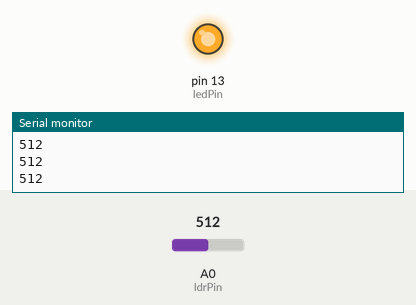
Recording of a sketch running on a simulated Arduino Uno, built with avr-gcc and run on an emulated ATmega328P. Shown: output pins drawn as LEDs (lit = HIGH), the last lines printed to the serial monitor. The test bench sets the inputs (shaded band); at power-on: A0 (ldrPin) = 512.

Above: at 1.2 s.
1.3 s: A0 (ldrPin) set to 22
2.8 s: A0 (ldrPin) set to 18
At 3.6 s:
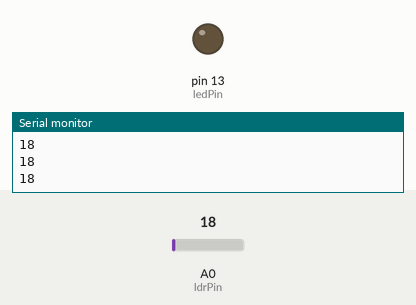
4.3 s: A0 (ldrPin) set to 58
5.8 s: A0 (ldrPin) set to 71
At 7.0 s:
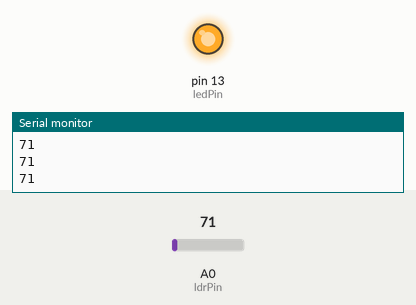
7.3 s: A0 (ldrPin) set to 10
At 8.3 s:
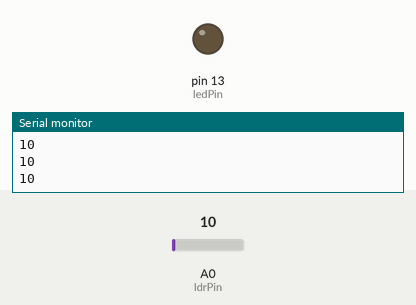
Timing chart, 0 to 9.8 s (numbered marks = the images above; inputs shaded):
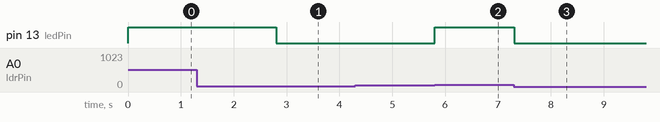

Measured:
- the behaviour switches between 20 and 19 on A0 (ldrPin) (found by bisection; images 0 and 1)
- the behaviour switches between 65 and 66 on A0 (ldrPin) (found by bisection; images 1 and 2)
- after the input at 2.8 s, pin 13 (ledPin): HIGH → LOW at once
- after the input at 5.8 s, pin 13 (ledPin): LOW → HIGH at once
- after the input at 7.3 s, pin 13 (ledPin): HIGH → LOW at once

The sketch:

lesson4a.ino
```cpp
 // set pin numbers:
const int ldrPin = A0;       // value of ldr sensor Pin
const int ledPin = 13;      // the number of the LED pin
int ldrReading;              // raw reading from the ldr sensor


void setup() {
  pinMode(ledPin, OUTPUT);    // initialize the LED pin as an output
  pinMode(ldrPin, INPUT);     // initialize the ldr sensor pin as an input
  Serial.begin(9600);         // initialize serial port
}

void loop() {
    ldrReading = analogRead(ldrPin);  // set raw reading from the sensor to a variable
    Serial.println(ldrReading);       // print the raw values to serial console

/*
 * if the sensors reading is under 500; keep the led off
 * if it's over 500; turn the led on
*/

  if (ldrReading < 20)
  {
      digitalWrite(ledPin, LOW);
  }
  else if (ldrReading > 65)
  {
      digitalWrite(ledPin, HIGH);
  }
}
```

lesson4a.c
```cpp
 // set pin numbers:
const int ldrPin = A0;       // value of ldr sensor Pin
const int ledPin = 13;      // the number of the LED pin
int ldrReading;              // raw reading from the ldr sensor


void setup() {
  pinMode(ledPin, OUTPUT);    // initialize the LED pin as an output
  pinMode(ldrPin, INPUT);     // initialize the ldr sensor pin as an input
  Serial.begin(9600);         // initialize serial port
}

void loop() {
    ldrReading = analogRead(ldrPin);  // set raw reading from the sensor to a variable
    Serial.println(ldrReading);       // print the raw values to serial console

/*
 * if the sensors reading is under 20; keep the led off
 * if it's over 65; turn the led on
*/

  if (ldrReading < 20)
  {
      digitalWrite(ledPin, LOW);
  }
  else if (ldrReading > 65)
  {
      digitalWrite(ledPin, HIGH);
  }
}
```

lesson5a.c
```cpp
const int A_LED = 2;
const int B_LED = 8;
const int C_LED = 6;
const int D_LED = 5;
const int E_LED = 4;
const int F_LED = 3;
const int G_LED = 7;


void Number0() {
    digitalWrite(D_LED, LOW);
    digitalWrite(E_LED, LOW);
    digitalWrite(F_LED, LOW);
    digitalWrite(A_LED, LOW);
    digitalWrite(G_LED, HIGH);
    digitalWrite(C_LED, LOW);
    digitalWrite(B_LED, LOW);
}

void Number1() {
    digitalWrite(D_LED, HIGH);
    digitalWrite(E_LED, HIGH);
    digitalWrite(F_LED, HIGH);
    digitalWrite(A_LED, HIGH);
    digitalWrite(G_LED, HIGH);
    digitalWrite(C_LED, LOW);
    digitalWrite(B_LED, LOW);
}

void Number2() {
    digitalWrite(D_LED, LOW);
    digitalWrite(E_LED, LOW);
    digitalWrite(F_LED, HIGH);
    digitalWrite(A_LED, LOW);
    digitalWrite(G_LED, LOW);
    digitalWrite(C_LED, HIGH);
    digitalWrite(B_LED, LOW);
}

void Number3() {
    digitalWrite(D_LED, LOW);
    digitalWrite(E_LED, HIGH);
    digitalWrite(F_LED, HIGH);
    digitalWrite(A_LED, LOW);
    digitalWrite(G_LED, LOW);
    digitalWrite(C_LED, LOW);
    digitalWrite(B_LED, LOW);
}

void Number4() {
    digitalWrite(D_LED, HIGH);
    digitalWrite(E_LED, HIGH);
    digitalWrite(F_LED, LOW);
    digitalWrite(A_LED, HIGH);
    digitalWrite(G_LED, LOW);
    digitalWrite(C_LED, LOW);
    digitalWrite(B_LED, LOW);
}

void Number5() {
    digitalWrite(D_LED, LOW);
    digitalWrite(E_LED, HIGH);
    digitalWrite(F_LED, LOW);
    digitalWrite(A_LED, LOW);
    digitalWrite(G_LED, LOW);
    digitalWrite(C_LED, LOW);
    digitalWrite(B_LED, HIGH);
}

void Number6() {
    digitalWrite(D_LED, LOW);
    digitalWrite(E_LED, LOW);
    digitalWrite(F_LED, LOW);
    digitalWrite(A_LED, LOW);
    digitalWrite(G_LED, LOW);
    digitalWrite(C_LED, LOW);
    digitalWrite(B_LED, HIGH);
}

void Number7() {
    digitalWrite(D_LED, HIGH);
    digitalWrite(E_LED, HIGH);
    digitalWrite(F_LED, HIGH);
    digitalWrite(A_LED, LOW);
    digitalWrite(G_LED, HIGH);
    digitalWrite(C_LED, LOW);
    digitalWrite(B_LED, LOW);
}

void Number8() {
    digitalWrite(D_LED, LOW);
    digitalWrite(E_LED, LOW);
    digitalWrite(F_LED, LOW);
    digitalWrite(A_LED, LOW);
    digitalWrite(G_LED, LOW);
    digitalWrite(C_LED, LOW);
    digitalWrite(B_LED, LOW);
}

void Number9() {
    digitalWrite(D_LED, LOW);
    digitalWrite(E_LED, HIGH);
    digitalWrite(F_LED, LOW);
    digitalWrite(A_LED, LOW);
    digitalWrite(G_LED, LOW);
    digitalWrite(C_LED, LOW);
    digitalWrite(B_LED, LOW);
}


// function that shuts all leds
void ShutAllLeds()
  {
    digitalWrite(D_LED, HIGH);
    digitalWrite(E_LED, HIGH);
    digitalWrite(F_LED, HIGH);
    digitalWrite(A_LED, HIGH);
    digitalWrite(G_LED, HIGH);
    digitalWrite(C_LED, HIGH);
    digitalWrite(B_LED, HIGH);
  }


// function that blinks the segment G

void BlinkG()
  {
    digitalWrite(G_LED, LOW);
    delay(250);
    digitalWrite(G_LED, HIGH);
    delay(250);
    digitalWrite(G_LED, LOW);
  }

void setup() {
  // put your setup code here, to run once:
  Serial.begin(9600);     // initialize serial port
  pinMode(A_LED,OUTPUT);  // setup led pinmodes as outputs
  pinMode(B_LED,OUTPUT);
  pinMode(C_LED,OUTPUT);
  pinMode(D_LED,OUTPUT);
  pinMode(E_LED,OUTPUT);
  pinMode(F_LED,OUTPUT);
  pinMode(G_LED,OUTPUT);

}

void loop() {
  // put your main code here, to run repeatedly:

  // shut down all leds before continuously make a circle clockwise while blinking G

    ShutAllLeds();
    BlinkG();
    delay(250);
    digitalWrite(A_LED, LOW);
    BlinkG();
    delay(250);
    digitalWrite(F_LED, LOW);
    BlinkG();
    delay(250);
    digitalWrite(E_LED, LOW);
    BlinkG();
    delay(250);
    digitalWrite(D_LED, LOW);
    BlinkG();
    delay(250);
    digitalWrite(C_LED, LOW);
    BlinkG();
    delay(250);
    digitalWrite(B_LED, LOW);
    BlinkG();
    delay(250);
}
```
